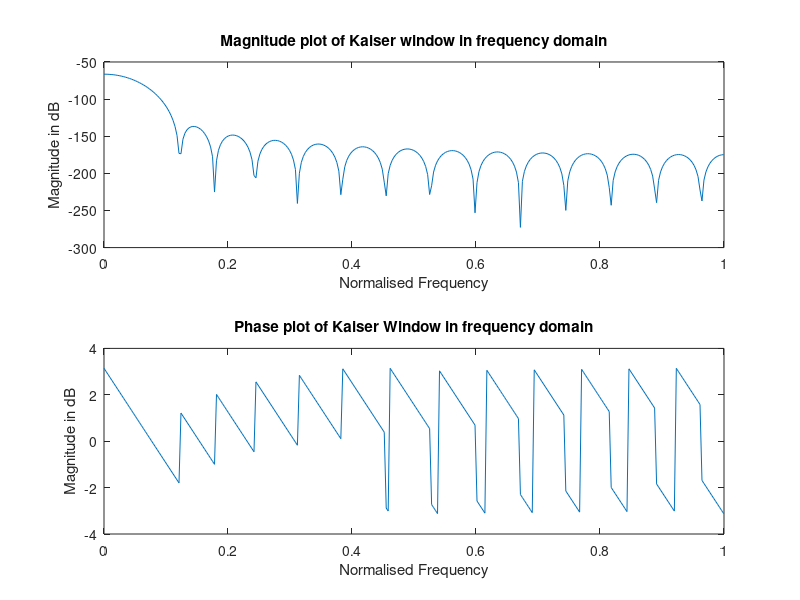

Source code (MATLAB):
clc;
clear all;
close all;
wp=20;
ws=30;
tw=10;
ws=100;
fc=(ws+wp)/2;
wc=2*pi*(fc/ws);
AlphaS=44;
AlphaA=0.1;
D=(AlphaS-7.95)./14.36;
Gamma=((0.5842*(AlphaS-21)^0.4)+0.07886*(AlphaS-21));
N=ceil(ws.*(D/tw)+1);
alpha=(N-1)/2;
n=0:1:N-1;
hd=sin((n-alpha).*wc)/(pi.*(n-alpha));
Wk=kaiser(N,Gamma);
W=hd.*Wk;


n1=0:0.01:pi;
H=freqz(W,1,n1);
subplot(2,1,1)
plot(n1/pi,20*log(abs(H)));
title('Magnitude plot of Kaiser window in frequency domain');
xlabel('Normalised Frequency');
ylabel('Magnitude in dB');

subplot(2,1,2)
plot(n1/pi,angle(H));
title('Phase plot of Kaiser Window in frequency domain');
xlabel('Normalised Frequency');
ylabel('Magnitude in dB');
